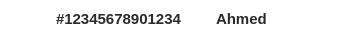
      <widget class="QFrame" name="frame_17">
       <property name="geometry">
        <rect>
         <x>420</x>
         <y>180</y>
         <width>361</width>
         <height>41</height>
        </rect>
       </property>
       <property name="styleSheet">
        <string notr="true">QFrame{
  border-radius: 15px;
  border: 2px solid white ;
background-color:white;

}
QLabel
{
font-size:15px;
font-weight:bold;
color:#2B2A2A;
}
QPushButton{
  border-radius: 10px;
  background: #FF7F7F;
color:white;



}

QPushButton:hover{
background: #CCD0CD;
color:Black;
}

</string>
       </property>
       <property name="frameShape">
        <enum>QFrame::Shape::StyledPanel</enum>
       </property>
       <property name="frameShadow">
        <enum>QFrame::Shadow::Raised</enum>
       </property>
       <widget class="QLabel" name="label_137">
        <property name="geometry">
         <rect>
          <x>50</x>
          <y>3</y>
          <width>141</width>
          <height>31</height>
         </rect>
        </property>
        <property name="text">
         <string>#12345678901234</string>
        </property>
       </widget>
       <widget class="QLabel" name="label_138">
        <property name="geometry">
         <rect>
          <x>210</x>
          <y>3</y>
          <width>141</width>
          <height>31</height>
         </rect>
        </property>
        <property name="text">
         <string>Ahmed</string>
        </property>
       </widget>
       <widget class="QLabel" name="label_139">
        <property name="geometry">
         <rect>
          <x>7</x>
          <y>5</y>
          <width>31</width>
          <height>31</height>
         </rect>
        </property>
        <property name="text">
         <string/>
        </property>
        <property name="pixmap">
         <pixmap>Assets/profile.png</pixmap>
        </property>
        <property name="scaledContents">
         <bool>true</bool>
        </property>
       </widget>
      </widget>
